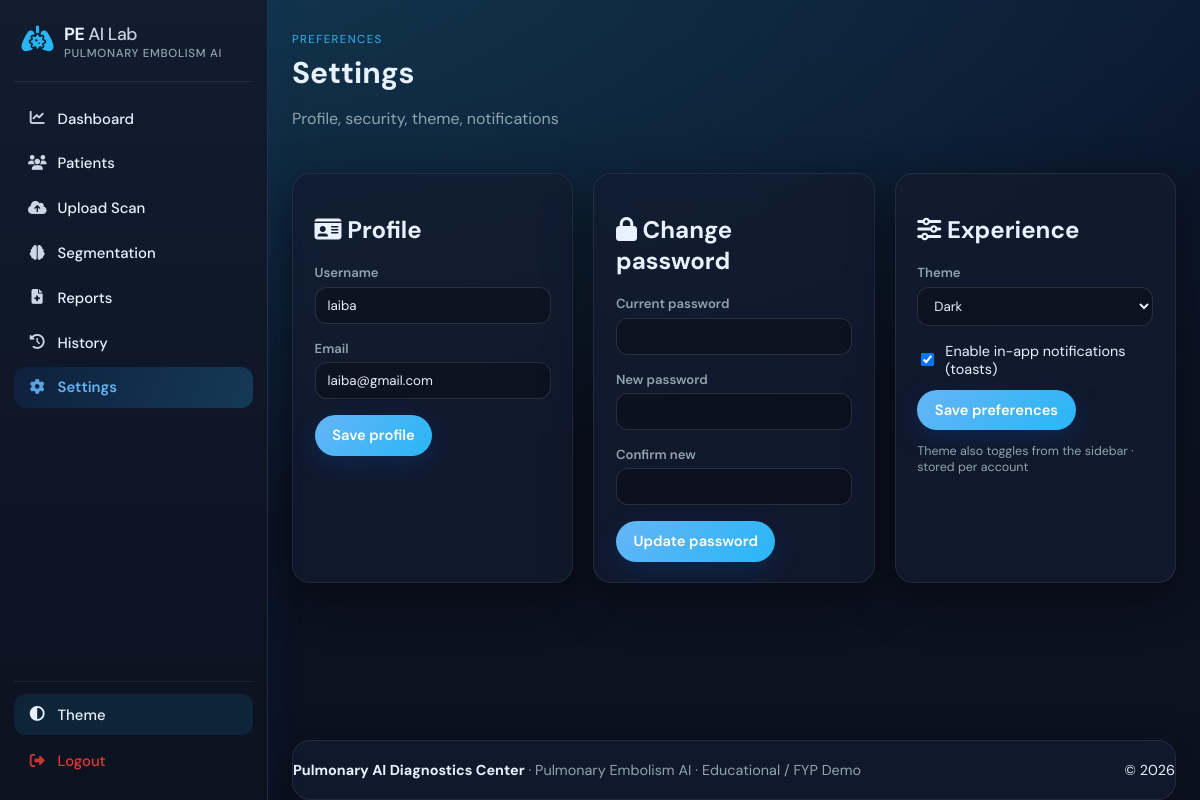
The page /settings (signed in) on the database its author committed.
### app/db_models.py (models this page shows, shortened)
class User(UserMixin, db.Model):
    __tablename__ = "users"
    id = db.Column(db.Integer, primary_key=True)
    username = db.Column(db.String(80), unique=True, nullable=False, index=True)
    email = db.Column(db.String(120), unique=True, nullable=False, index=True)
    password_hash = db.Column(db.String(256), nullable=False)
    theme = db.Column(db.String(20), default="light")
    notifications_enabled = db.Column(db.Boolean, default=True)
    created_at = db.Column(db.DateTime, default=datetime.utcnow)
    patients = db.relationship("Patient", backref="owner", lazy="dynamic")
    scans = db.relationship("ScanRecord", backref="user", lazy="dynamic")

### app/routes/main_routes.py (the view, shortened to what this page needs)
@main_bp.route("/settings", methods=["GET", "POST"])
@login_required
def settings():
    user = User.query.get(current_user.id)
    return render_template("settings.html", user=user)

### app/db_models.py (called while the page is built)
@login_manager.user_loader
def load_user(user_id):
    return User.query.get(int(user_id))

### app/templates/settings.html (shortened to what this page needs)
{% extends "base.html" %}
{% block content %}
<section class="page-hero">
  <div>
    <p class="eyebrow">Preferences</p>
    <h1>Settings</h1>
    <p class="muted">Profile, security, theme, notifications</p>
  </div>
</section>
<div class="settings-grid">
  <section class="panel glass">
    <h2><i class="fa-solid fa-id-card"></i> Profile</h2>
    <form method="post" class="stack-form">
      <label class="field"><span>Username</span><input value="{{ user.username }}" disabled></label>
      <label class="field"><span>Email</span><input type="email" name="email" value="{{ user.email }}" required></label>
      <button type="submit" class="btn btn-primary">Save profile</button>
    </form>
  </section>
  <section class="panel glass">
    <h2><i class="fa-solid fa-lock"></i> Change password</h2>
    <form method="post" class="stack-form">
      <label class="field"><span>Current password</span><input type="password" name="current_password" required autocomplete="current-password"></label>
      <label class="field"><span>New password</span><input type="password" name="new_password" minlength="8" required autocomplete="new-password"></label>
      <label class="field"><span>Confirm new</span><input type="password" name="confirm_password" minlength="8" required autocomplete="new-password"></label>
      <button type="submit" class="btn btn-primary">Update password</button>
    </form>
  </section>
  <section class="panel glass">
    <h2><i class="fa-solid fa-sliders"></i> Experience</h2>
    <form method="post" class="stack-form">
      <label class="field"><span>Theme</span>
        <select name="theme" id="themeSelect">
          <option value="dark" {% if user.theme == 'dark' %}selected{% endif %}>Dark</option>
        </select>
      </label>
      <label class="inline-check">
        <input type="checkbox" name="notifications" value="1" {% if user.notifications_enabled %}checked{% endif %}> Enable in-app notifications (toasts)
      </label>
      <button type="submit" class="btn btn-primary">Save preferences</button>
    </form>
    <p class="fine-print muted">Theme also toggles from the sidebar · stored per account</p>
  </section>
</div>
{% endblock %}

### app/static/css/app.css (style rules this page uses)
:root { --bg: #f0f7ff; --bg-alt: #e3f2fd; --surface: rgba(255, 255, 255, 0.72); --text: #0d1b2a; --muted: #546e7a; --primary: #0d47a1; --primary-2: #29b6f6; --accent: #00bcd4; --danger: #e53935; --shadow: 0 12px 40px rgba(13, 71, 161, 0.12); --radius: 18px; --font: "DM Sans", system-ui, sans-serif; --sidebar-width: 268px; }
[data-theme="dark"] { --bg: #0b1220; --bg-alt: #121c2f; --surface: rgba(18, 28, 48, 0.78); --text: #e8f1ff; --muted: #90a4ae; --primary: #64b5f6; --primary-2: #29b6f6; --shadow: 0 16px 48px rgba(0, 0, 0, 0.45); }
*, *::before, *::after { box-sizing: border-box; }
html, body { margin: 0; font-family: var(--font); background: radial-gradient(1200px 600px at 10% -10%, rgba(41, 182, 246, 0.25), transparent), radial-gradient(900px 500px at 100% 0%, rgba(13, 71, 161, 0.12), transparent), var(--bg); color: var(--text); min-height: 100vh; }
.page-body { display: flex; flex-direction: column; min-height: 100vh; }
.glass { background: var(--surface); backdrop-filter: blur(14px); -webkit-backdrop-filter: blur(14px); border: 1px solid rgba(255, 255, 255, 0.35); border-radius: var(--radius); box-shadow: var(--shadow); }
[data-theme="dark"] .glass { border-color: rgba(255, 255, 255, 0.08); }
.muted { color: var(--muted); }
.page-hero { display: flex; justify-content: space-between; align-items: flex-start; gap: 1rem; margin-bottom: 1.75rem; flex-wrap: wrap; }
.eyebrow { text-transform: uppercase; letter-spacing: 0.12em; font-size: 0.72rem; color: var(--primary-2); margin: 0 0 0.35rem; }
.page-hero h1 { margin: 0; font-size: clamp(1.55rem, 2.5vw, 2rem); }
.btn { display: inline-flex; align-items: center; gap: 0.5rem; padding: 0.65rem 1.1rem; border-radius: 999px; border: none; cursor: pointer; font-family: inherit; font-weight: 600; font-size: 0.92rem; text-decoration: none; transition: transform 0.15s, box-shadow 0.2s; }
.btn-primary { background: linear-gradient(130deg, var(--primary), var(--primary-2)); color: #fff; box-shadow: 0 8px 24px rgba(13, 71, 161, 0.28); }
.panel { padding: 1.25rem 1.35rem; }
.fine-print { font-size: 0.78rem; }
.field { display: flex; flex-direction: column; gap: 0.35rem; margin-bottom: 0.85rem; }
.field span { font-size: 0.82rem; font-weight: 600; color: var(--muted); }
.field input, .field textarea, .field select { padding: 0.55rem 0.75rem; border-radius: 12px; border: 1px solid rgba(0, 0, 0, 0.1); font-family: inherit; background: rgba(255, 255, 255, 0.8); color: var(--text); }
[data-theme="dark"] .field input, [data-theme="dark"] .field textarea, [data-theme="dark"] .field select { background: rgba(0, 0, 0, 0.28); border-color: rgba(255, 255, 255, 0.12); }
.settings-grid { display: grid; grid-template-columns: repeat(auto-fit, minmax(280px, 1fr)); gap: 1.25rem; }
.stack-form .field { margin-bottom: 1rem; }
.inline-check { display: flex; align-items: center; gap: 0.5rem; margin: 0.75rem 0; font-size: 0.9rem; }

### rows shown on the page
User: username "laiba", email "laiba@gmail.com", theme "Dark", notifications_enabled "☑"

### other values the page prints
{{ hospital_name }} "Pulmonary AI Diagnostics Center"
